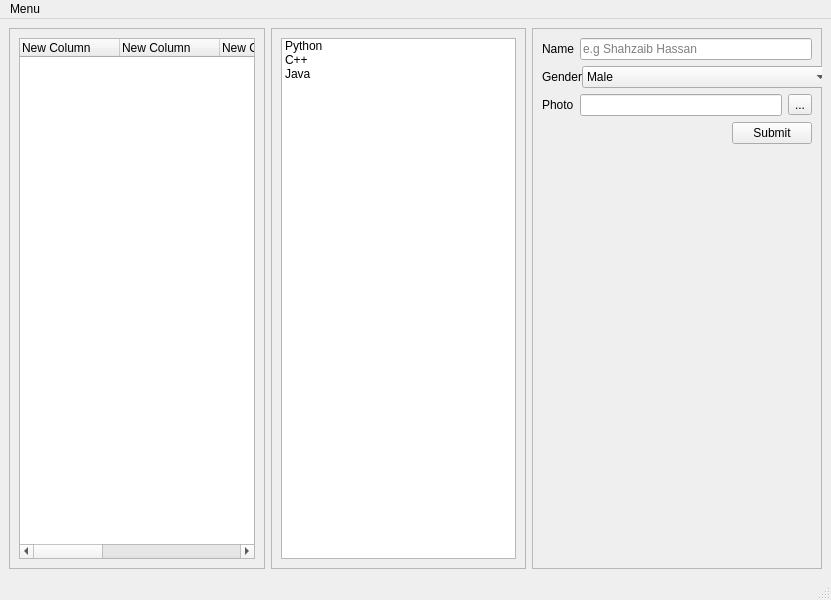
<?xml version="1.0" encoding="UTF-8"?>
<ui version="4.0">
 <class>MainWindow</class>
 <widget class="QMainWindow" name="MainWindow">
  <property name="geometry">
   <rect>
    <x>0</x>
    <y>0</y>
    <width>831</width>
    <height>600</height>
   </rect>
  </property>
  <property name="windowTitle">
   <string>MainWindow</string>
  </property>
  <widget class="QWidget" name="centralwidget">
   <layout class="QGridLayout" name="gridLayout_4">
    <item row="0" column="1">
     <widget class="QFrame" name="frame_3">
      <property name="frameShape">
       <enum>QFrame::StyledPanel</enum>
      </property>
      <property name="frameShadow">
       <enum>QFrame::Raised</enum>
      </property>
      <layout class="QGridLayout" name="gridLayout_2">
       <item row="0" column="0">
        <widget class="QListWidget" name="listWidget">
         <item>
          <property name="text">
           <string>Python</string>
          </property>
         </item>
         <item>
          <property name="text">
           <string>C++</string>
          </property>
         </item>
         <item>
          <property name="text">
           <string>Java</string>
          </property>
         </item>
        </widget>
       </item>
      </layout>
     </widget>
    </item>
    <item row="0" column="0">
     <widget class="QFrame" name="frame">
      <property name="frameShape">
       <enum>QFrame::StyledPanel</enum>
      </property>
      <property name="frameShadow">
       <enum>QFrame::Raised</enum>
      </property>
      <layout class="QGridLayout" name="gridLayout_3">
       <item row="0" column="0">
        <widget class="QTreeWidget" name="treeWidget">
         <column>
          <property name="text">
           <string>New Column</string>
          </property>
         </column>
         <column>
          <property name="text">
           <string>New Column</string>
          </property>
         </column>
         <column>
          <property name="text">
           <string>New Column</string>
          </property>
         </column>
         <column>
          <property name="text">
           <string>New Column</string>
          </property>
         </column>
         <column>
          <property name="text">
           <string>New Column</string>
          </property>
         </column>
         <column>
          <property name="text">
           <string>New Column</string>
          </property>
         </column>
         <column>
          <property name="text">
           <string>New Column</string>
          </property>
         </column>
        </widget>
       </item>
      </layout>
     </widget>
    </item>
    <item row="0" column="2">
     <widget class="QFrame" name="frame_2">
      <property name="minimumSize">
       <size>
        <width>240</width>
        <height>0</height>
       </size>
      </property>
      <property name="maximumSize">
       <size>
        <width>16777215</width>
        <height>16777215</height>
       </size>
      </property>
      <property name="frameShape">
       <enum>QFrame::StyledPanel</enum>
      </property>
      <property name="frameShadow">
       <enum>QFrame::Raised</enum>
      </property>
      <layout class="QGridLayout" name="gridLayout">
       <item row="0" column="0">
        <layout class="QHBoxLayout" name="horizontalLayout">
         <item>
          <widget class="QLabel" name="label">
           <property name="text">
            <string>Name</string>
           </property>
          </widget>
         </item>
         <item>
          <widget class="QLineEdit" name="nameinput">
           <property name="enabled">
            <bool>true</bool>
           </property>
           <property name="autoFillBackground">
            <bool>false</bool>
           </property>
           <property name="placeholderText">
            <string>e.g Shahzaib Hassan</string>
           </property>
          </widget>
         </item>
        </layout>
       </item>
       <item row="1" column="0">
        <layout class="QHBoxLayout" name="horizontalLayout_2">
         <property name="spacing">
          <number>0</number>
         </property>
         <property name="sizeConstraint">
          <enum>QLayout::SetDefaultConstraint</enum>
         </property>
         <property name="leftMargin">
          <number>0</number>
         </property>
         <property name="bottomMargin">
          <number>0</number>
         </property>
         <item>
          <widget class="QLabel" name="label_2">
           <property name="text">
            <string>Gender</string>
           </property>
          </widget>
         </item>
         <item>
          <widget class="QComboBox" name="gendercombo">
           <property name="minimumSize">
            <size>
             <width>250</width>
             <height>0</height>
            </size>
           </property>
           <property name="maximumSize">
            <size>
             <width>16777215</width>
             <height>16777215</height>
            </size>
           </property>
           <item>
            <property name="text">
             <string>Male</string>
            </property>
           </item>
           <item>
            <property name="text">
             <string>Female</string>
            </property>
           </item>
           <item>
            <property name="text">
             <string>Prefer Not to tell</string>
            </property>
           </item>
          </widget>
         </item>
        </layout>
       </item>
       <item row="2" column="0">
        <layout class="QHBoxLayout" name="horizontalLayout_3">
         <item>
          <widget class="QLabel" name="label_3">
           <property name="text">
            <string>Photo</string>
           </property>
          </widget>
         </item>
         <item>
          <widget class="QLineEdit" name="photo"/>
         </item>
         <item>
          <widget class="QToolButton" name="filemenu">
           <property name="text">
            <string>...</string>
           </property>
          </widget>
         </item>
        </layout>
       </item>
       <item row="3" column="0">
        <layout class="QHBoxLayout" name="horizontalLayout_4">
         <item>
          <spacer name="horizontalSpacer">
           <property name="orientation">
            <enum>Qt::Horizontal</enum>
           </property>
           <property name="sizeHint" stdset="0">
            <size>
             <width>98</width>
             <height>20</height>
            </size>
           </property>
          </spacer>
         </item>
         <item>
          <widget class="QPushButton" name="pushButton">
           <property name="text">
            <string>Submit</string>
           </property>
           <property name="icon">
            <iconset resource="Icons/icons.qrc">
             <normaloff>:/Images/icons8-tick-48.png</normaloff>:/Images/icons8-tick-48.png</iconset>
           </property>
          </widget>
         </item>
        </layout>
       </item>
       <item row="4" column="0">
        <spacer name="verticalSpacer">
         <property name="orientation">
          <enum>Qt::Vertical</enum>
         </property>
         <property name="sizeHint" stdset="0">
          <size>
           <width>20</width>
           <height>40</height>
          </size>
         </property>
        </spacer>
       </item>
      </layout>
     </widget>
    </item>
   </layout>
  </widget>
  <widget class="QMenuBar" name="menubar">
   <property name="geometry">
    <rect>
     <x>0</x>
     <y>0</y>
     <width>831</width>
     <height>22</height>
    </rect>
   </property>
   <widget class="QMenu" name="menuMenu">
    <property name="title">
     <string>Menu</string>
    </property>
    <addaction name="actionClose"/>
    <addaction name="actionReload"/>
   </widget>
   <addaction name="menuMenu"/>
  </widget>
  <widget class="QStatusBar" name="statusbar"/>
  <action name="actionClose">
   <property name="icon">
    <iconset resource="Icons/icons.qrc">
     <normaloff>:/Images/icons8-cancel-30.png</normaloff>:/Images/icons8-cancel-30.png</iconset>
   </property>
   <property name="text">
    <string>Close</string>
   </property>
  </action>
  <action name="actionReload">
   <property name="icon">
    <iconset resource="Icons/icons.qrc">
     <normaloff>:/Images/icons8-update-50.png</normaloff>:/Images/icons8-update-50.png</iconset>
   </property>
   <property name="text">
    <string>Reload</string>
   </property>
  </action>
 </widget>
 <resources>
  <include location="Icons/icons.qrc"/>
 </resources>
 <connections/>
</ui>
